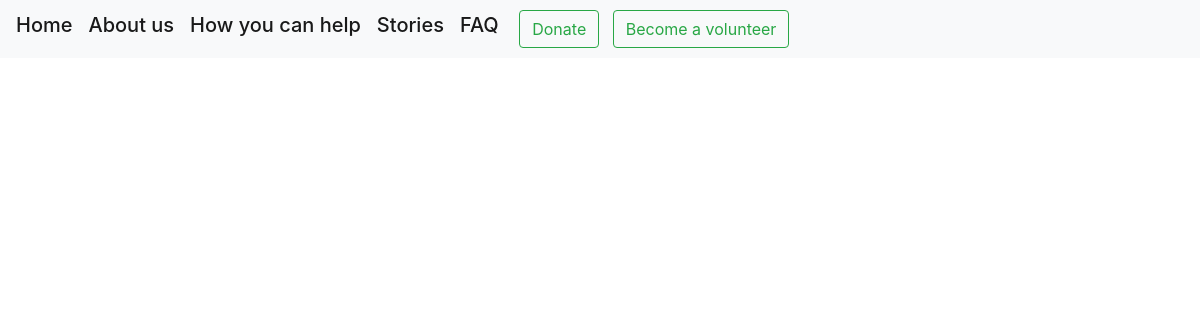
Before: /stories/ with the older database file.
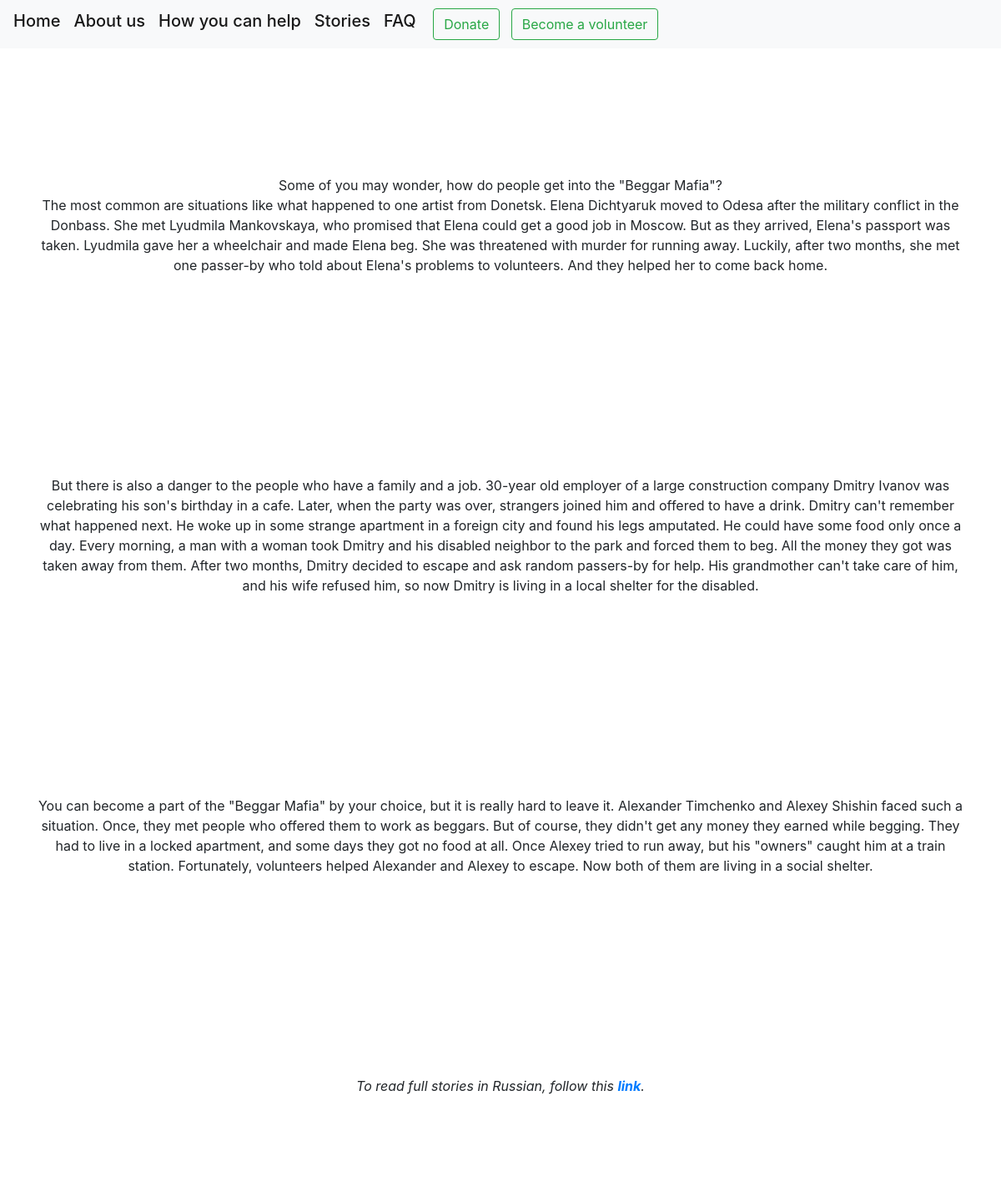
After: the same page with the newer database file.
### blog/models.py (models this page shows, shortened)
class Post(models.Model):
    title = models.CharField(max_length=200, default='', blank=True)
    text = models.TextField()
    page = models.IntegerField()
    media = models.TextField(default=None, blank=True, null=True)

### blog/views.py (the view)
# urls.py: path('stories/', views.stories, name='stories'),
def stories(request):
    return render(request, 'page.html', {'posts': Post.objects.filter(page=4), 'title': "Beggars' lives"})

### templates/page.html (shortened to what this page needs)
{% extends 'base.html' %}
{% block content %}
<html>
    <head>
    </head>
    <body>
    </body>
</html>
{% endblock %}

### templates/base.html (shortened to what this page needs)
<!doctype html>
<html lang="en"; >
<head>
    <link rel="stylesheet" href="https://stackpath.bootstrapcdn.com/bootstrap/4.3.1/css/bootstrap.min.css">
</head>
<body style='background-image: url("https://goachronicle.com/wp-content/uploads/2019/06/o-INDIA-BEGGAR-facebook.jpg");
background-repeat: no-repeat; background-size: cover; background-attachment: fixed;'>
    <header>
        <nav class="navbar navbar-expand-lg navbar-light bg-light">
          <a class="navbar-brand" href="/"><h5>Home</h5></a>
          <a class="navbar-brand" href="/about"><h5>About us</h5></a>
          <a class="navbar-brand" href="/howtohelp"><h5>How you can help</h5></a>
          <a class="navbar-brand" href="/stories"><h5>Stories</h5></a>
          <a class="navbar-brand" href="/faq"><h5>FAQ</h5></a>
          <p> </p>
          <button onclick="alert('This button is a placeholder; it will only become active when we begin our work.')" type="button" class="btn btn-outline-success">Donate</button>
          <p>   </p>
          <button onclick="alert('This button is a placeholder; it will only become active when we begin our work.')" type="button" class="btn btn-outline-success">Become a volunteer</button>
        </nav>
    </header>
    <div class="color-container" style='float: center;
    width: 100%; height: auto; margin: 0px; margin-left: auto; margin-right:
    auto; border: 0px solid rgba(0, 0, 0, .2); border-radius: 5px'>
    <div align="center">
    <div id="content">
        <div class="contentwrap">
            <div class="itemwrap"><br>
            {% block content %}
            {% endblock %}
                {% for item in posts %}
                <img src="{{ item.media }}" class="card-img-top" style='width: 55vw;' alt="" id='fade'><br><br>
                <div class="jumbotron jumbotron-fluid" style="background: #FFFFFFAA; backdrop-filter: blur(4px);">
                  <div class="container">
                    <p class="lead">{{ item.text|safe|linebreaks }}</p>
                  </div>
                </div>
                    {% endfor %}
                </div>
        </div>
    </div>
    </div>
    </div>
    </body>
</html>

Changed rows visible on the page:
added Post: text "Some of you may wonder, how do people get into the \"Beggar Mafia\"? The most common are situations like what happened to one artist from Donetsk. Elena Dichtyaruk moved to Odesa after the military conflict in the Donbass. She met Lyudmila Mankovskaya, who promised that Elena could get a good job in Moscow. But as they arrived, Elena's passport was taken. Lyudmila gave her a wheelchair and made Elena beg. She was threatened with murder for running away. Luckily, after two months, she met one passer-by who told about Elena's problems to volunteers. And they helped her to come back home."
added Post: text "But there is also a danger to the people who have a family and a job. 30-year old employer of a large construction company Dmitry Ivanov was celebrating his son's birthday in a cafe. Later, when the party was over, strangers joined him and offered to have a drink. Dmitry can't remember what happened next. He woke up in some strange apartment in a foreign city and found his legs amputated. He could have some food only once a day. Every morning, a man with a woman took Dmitry and his disabled neighbor to the park and forced them to beg. All the money they got was taken away from them. After two months, Dmitry decided to escape and ask random passers-by for help. His grandmother can't take…"
added Post: text "You can become a part of the \"Beggar Mafia\" by your choice, but it is really hard to leave it. Alexander Timchenko and Alexey Shishin faced such a situation. Once, they met people who offered them to work as beggars. But of course, they didn't get any money they earned while begging. They had to live in a locked apartment, and some days they got no food at all. Once Alexey tried to run away, but his \"owners\" caught him at a train station. Fortunately, volunteers helped Alexander and Alexey to escape. Now both of them are living in a social shelter."
added Post: text "To read full stories in Russian, follow this link ."
